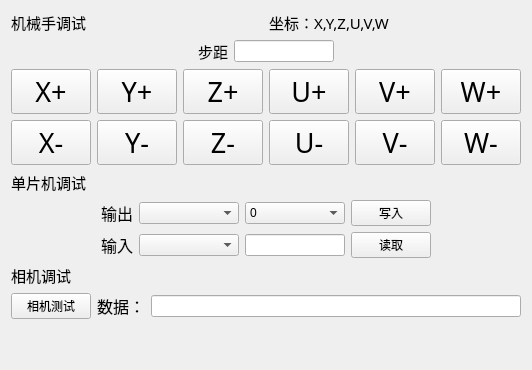
    <widget class="QWidget" name="tbDebug">
     <attribute name="title">
      <string>Debug</string>
     </attribute>
     <layout class="QVBoxLayout" name="verticalLayout_17">
      <item>
       <layout class="QVBoxLayout" name="verticalLayout_7">
        <item>
         <layout class="QHBoxLayout" name="horizontalLayout_24">
          <item>
           <widget class="QLabel" name="label_20">
            <property name="font">
             <font>
              <family>黑体</family>
              <pointsize>11</pointsize>
             </font>
            </property>
            <property name="text">
             <string>机械手调试</string>
            </property>
           </widget>
          </item>
          <item>
           <widget class="QLabel" name="label_21">
            <property name="font">
             <font>
              <family>黑体</family>
              <pointsize>11</pointsize>
             </font>
            </property>
            <property name="text">
             <string>坐标：X,Y,Z,U,V,W</string>
            </property>
           </widget>
          </item>
         </layout>
        </item>
        <item>
         <layout class="QHBoxLayout" name="horizontalLayout_25">
          <item>
           <spacer name="horizontalSpacer_5">
            <property name="orientation">
             <enum>Qt::Horizontal</enum>
            </property>
            <property name="sizeHint" stdset="0">
             <size>
              <width>40</width>
              <height>20</height>
             </size>
            </property>
           </spacer>
          </item>
          <item>
           <widget class="QLabel" name="label_22">
            <property name="maximumSize">
             <size>
              <width>50</width>
              <height>16777215</height>
             </size>
            </property>
            <property name="font">
             <font>
              <family>黑体</family>
              <pointsize>11</pointsize>
             </font>
            </property>
            <property name="text">
             <string>步距</string>
            </property>
           </widget>
          </item>
          <item>
           <widget class="QLineEdit" name="txbPassword_4">
            <property name="minimumSize">
             <size>
              <width>50</width>
              <height>0</height>
             </size>
            </property>
            <property name="maximumSize">
             <size>
              <width>100</width>
              <height>16777215</height>
             </size>
            </property>
           </widget>
          </item>
          <item>
           <spacer name="horizontalSpacer_8">
            <property name="orientation">
             <enum>Qt::Horizontal</enum>
            </property>
            <property name="sizeHint" stdset="0">
             <size>
              <width>40</width>
              <height>20</height>
             </size>
            </property>
           </spacer>
          </item>
         </layout>
        </item>
        <item>
         <layout class="QHBoxLayout" name="horizontalLayout_26">
          <item>
           <layout class="QVBoxLayout" name="verticalLayout_4">
            <item>
             <widget class="QPushButton" name="robotX1">
              <property name="font">
               <font>
                <family>Agency FB</family>
                <pointsize>20</pointsize>
               </font>
              </property>
              <property name="text">
               <string>X+</string>
              </property>
             </widget>
            </item>
            <item>
             <widget class="QPushButton" name="robotX2">
              <property name="font">
               <font>
                <family>Agency FB</family>
                <pointsize>20</pointsize>
               </font>
              </property>
              <property name="text">
               <string>X-</string>
              </property>
             </widget>
            </item>
           </layout>
          </item>
          <item>
           <layout class="QVBoxLayout" name="verticalLayout_8">
            <item>
             <widget class="QPushButton" name="robotY1">
              <property name="font">
               <font>
                <family>Agency FB</family>
                <pointsize>20</pointsize>
               </font>
              </property>
              <property name="text">
               <string>Y+</string>
              </property>
             </widget>
            </item>
            <item>
             <widget class="QPushButton" name="robotY2">
              <property name="font">
               <font>
                <family>Agency FB</family>
                <pointsize>20</pointsize>
               </font>
              </property>
              <property name="text">
               <string>Y-</string>
              </property>
             </widget>
            </item>
           </layout>
          </item>
          <item>
           <layout class="QVBoxLayout" name="verticalLayout_9">
            <item>
             <widget class="QPushButton" name="robotZ1">
              <property name="font">
               <font>
                <family>Agency FB</family>
                <pointsize>20</pointsize>
               </font>
              </property>
              <property name="text">
               <string>Z+</string>
              </property>
             </widget>
            </item>
            <item>
             <widget class="QPushButton" name="robotZ2">
              <property name="font">
               <font>
                <family>Agency FB</family>
                <pointsize>20</pointsize>
               </font>
              </property>
              <property name="text">
               <string>Z-</string>
              </property>
             </widget>
            </item>
           </layout>
          </item>
          <item>
           <layout class="QVBoxLayout" name="verticalLayout_10">
            <item>
             <widget class="QPushButton" name="robotU1">
              <property name="font">
               <font>
                <family>Agency FB</family>
                <pointsize>20</pointsize>
               </font>
              </property>
              <property name="text">
               <string>U+</string>
              </property>
             </widget>
            </item>
            <item>
             <widget class="QPushButton" name="robotU2">
              <property name="font">
               <font>
                <family>Agency FB</family>
                <pointsize>20</pointsize>
               </font>
              </property>
              <property name="text">
               <string>U-</string>
              </property>
             </widget>
            </item>
           </layout>
          </item>
          <item>
           <layout class="QVBoxLayout" name="verticalLayout_11">
            <item>
             <widget class="QPushButton" name="robotV1">
              <property name="font">
               <font>
                <family>Agency FB</family>
                <pointsize>20</pointsize>
               </font>
              </property>
              <property name="text">
               <string>V+</string>
              </property>
             </widget>
            </item>
            <item>
             <widget class="QPushButton" name="robotV2">
              <property name="font">
               <font>
                <family>Agency FB</family>
                <pointsize>20</pointsize>
               </font>
              </property>
              <property name="text">
               <string>V-</string>
              </property>
             </widget>
            </item>
           </layout>
          </item>
          <item>
           <layout class="QVBoxLayout" name="verticalLayout_12">
            <item>
             <widget class="QPushButton" name="robotW1">
              <property name="font">
               <font>
                <family>Agency FB</family>
                <pointsize>20</pointsize>
               </font>
              </property>
              <property name="text">
               <string>W+</string>
              </property>
             </widget>
            </item>
            <item>
             <widget class="QPushButton" name="robotW2">
              <property name="font">
               <font>
                <family>Agency FB</family>
                <pointsize>20</pointsize>
               </font>
              </property>
              <property name="text">
               <string>W-</string>
              </property>
             </widget>
            </item>
           </layout>
          </item>
         </layout>
        </item>
       </layout>
      </item>
      <item>
       <layout class="QVBoxLayout" name="verticalLayout_14">
        <item>
         <widget class="QLabel" name="label_23">
          <property name="font">
           <font>
            <family>黑体</family>
            <pointsize>11</pointsize>
           </font>
          </property>
          <property name="text">
           <string>单片机调试</string>
          </property>
         </widget>
        </item>
        <item>
         <layout class="QHBoxLayout" name="horizontalLayout_27">
          <item>
           <spacer name="horizontalSpacer_9">
            <property name="orientation">
             <enum>Qt::Horizontal</enum>
            </property>
            <property name="sizeHint" stdset="0">
             <size>
              <width>20</width>
              <height>20</height>
             </size>
            </property>
           </spacer>
          </item>
          <item>
           <widget class="QLabel" name="label">
            <property name="maximumSize">
             <size>
              <width>50</width>
              <height>16777215</height>
             </size>
            </property>
            <property name="font">
             <font>
              <family>Agency FB</family>
              <pointsize>12</pointsize>
             </font>
            </property>
            <property name="text">
             <string>输出</string>
            </property>
           </widget>
          </item>
          <item>
           <widget class="QComboBox" name="cmbOut">
            <property name="minimumSize">
             <size>
              <width>100</width>
              <height>0</height>
             </size>
            </property>
           </widget>
          </item>
          <item>
           <widget class="QComboBox" name="cmbOutValue">
            <property name="minimumSize">
             <size>
              <width>100</width>
              <height>0</height>
             </size>
            </property>
            <item>
             <property name="text">
              <string>0</string>
             </property>
            </item>
            <item>
             <property name="text">
              <string>1</string>
             </property>
            </item>
           </widget>
          </item>
          <item>
           <widget class="QPushButton" name="MCUWrite">
            <property name="maximumSize">
             <size>
              <width>100</width>
              <height>16777215</height>
             </size>
            </property>
            <property name="font">
             <font>
              <family>Agency FB</family>
              <pointsize>9</pointsize>
             </font>
            </property>
            <property name="text">
             <string>写入</string>
            </property>
           </widget>
          </item>
          <item>
           <spacer name="horizontalSpacer_6">
            <property name="orientation">
             <enum>Qt::Horizontal</enum>
            </property>
            <property name="sizeHint" stdset="0">
             <size>
              <width>40</width>
              <height>20</height>
             </size>
            </property>
           </spacer>
          </item>
         </layout>
        </item>
        <item>
         <layout class="QHBoxLayout" name="horizontalLayout_28">
          <item>
           <spacer name="horizontalSpacer_10">
            <property name="orientation">
             <enum>Qt::Horizontal</enum>
            </property>
            <property name="sizeHint" stdset="0">
             <size>
              <width>20</width>
              <height>20</height>
             </size>
            </property>
           </spacer>
          </item>
          <item>
           <widget class="QLabel" name="label_24">
            <property name="maximumSize">
             <size>
              <width>50</width>
              <height>16777215</height>
             </size>
            </property>
            <property name="font">
             <font>
              <family>Agency FB</family>
              <pointsize>12</pointsize>
             </font>
            </property>
            <property name="text">
             <string>输入</string>
            </property>
           </widget>
          </item>
          <item>
           <widget class="QComboBox" name="cmbInt">
            <property name="minimumSize">
             <size>
              <width>100</width>
              <height>0</height>
             </size>
            </property>
           </widget>
          </item>
          <item>
           <widget class="QLineEdit" name="txbint">
            <property name="minimumSize">
             <size>
              <width>50</width>
              <height>0</height>
             </size>
            </property>
            <property name="maximumSize">
             <size>
              <width>100</width>
              <height>16777215</height>
             </size>
            </property>
            <property name="readOnly">
             <bool>true</bool>
            </property>
           </widget>
          </item>
          <item>
           <widget class="QPushButton" name="MCURead">
            <property name="maximumSize">
             <size>
              <width>100</width>
              <height>16777215</height>
             </size>
            </property>
            <property name="font">
             <font>
              <family>Agency FB</family>
              <pointsize>9</pointsize>
             </font>
            </property>
            <property name="text">
             <string>读取</string>
            </property>
           </widget>
          </item>
          <item>
           <spacer name="horizontalSpacer_7">
            <property name="orientation">
             <enum>Qt::Horizontal</enum>
            </property>
            <property name="sizeHint" stdset="0">
             <size>
              <width>40</width>
              <height>20</height>
             </size>
            </property>
           </spacer>
          </item>
         </layout>
        </item>
       </layout>
      </item>
      <item>
       <layout class="QVBoxLayout" name="verticalLayout_13">
        <item>
         <widget class="QLabel" name="label_25">
          <property name="font">
           <font>
            <family>黑体</family>
            <pointsize>11</pointsize>
           </font>
          </property>
          <property name="text">
           <string>相机调试</string>
          </property>
         </widget>
        </item>
        <item>
         <layout class="QHBoxLayout" name="horizontalLayout_29">
          <item>
           <widget class="QPushButton" name="CCDTest">
            <property name="maximumSize">
             <size>
              <width>100</width>
              <height>50</height>
             </size>
            </property>
            <property name="font">
             <font>
              <family>Agency FB</family>
              <pointsize>9</pointsize>
             </font>
            </property>
            <property name="text">
             <string>相机测试</string>
            </property>
           </widget>
          </item>
          <item>
           <widget class="QLabel" name="label_26">
            <property name="maximumSize">
             <size>
              <width>50</width>
              <height>16777215</height>
             </size>
            </property>
            <property name="font">
             <font>
              <family>Agency FB</family>
              <pointsize>12</pointsize>
             </font>
            </property>
            <property name="text">
             <string>数据：</string>
            </property>
           </widget>
          </item>
          <item>
           <widget class="QLineEdit" name="txbCCDdata">
            <property name="minimumSize">
             <size>
              <width>50</width>
              <height>0</height>
             </size>
            </property>
            <property name="maximumSize">
             <size>
              <width>100000</width>
              <height>16777215</height>
             </size>
            </property>
           </widget>
          </item>
         </layout>
        </item>
       </layout>
      </item>
      <item>
       <spacer name="verticalSpacer">
        <property name="orientation">
         <enum>Qt::Vertical</enum>
        </property>
        <property name="sizeHint" stdset="0">
         <size>
          <width>20</width>
          <height>40</height>
         </size>
        </property>
       </spacer>
      </item>
     </layout>
    </widget>
